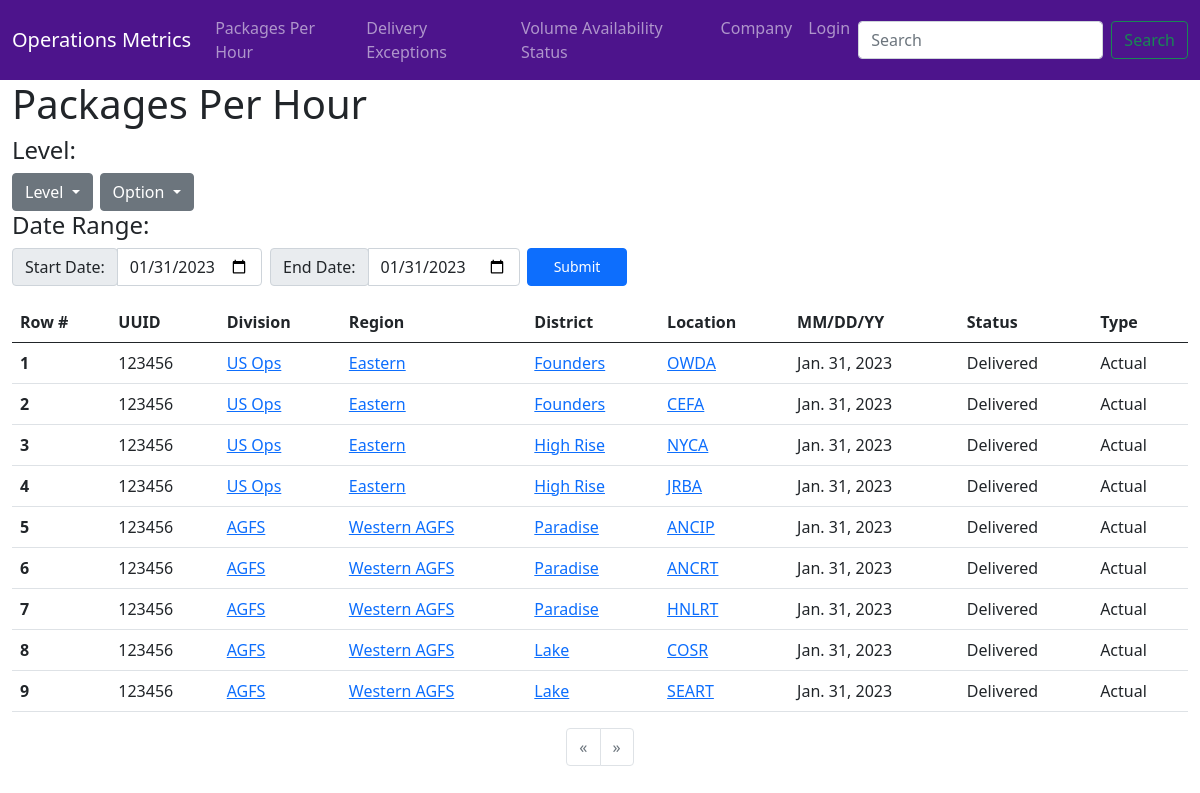
Page /packagesPerHour/ on the earlier database version.
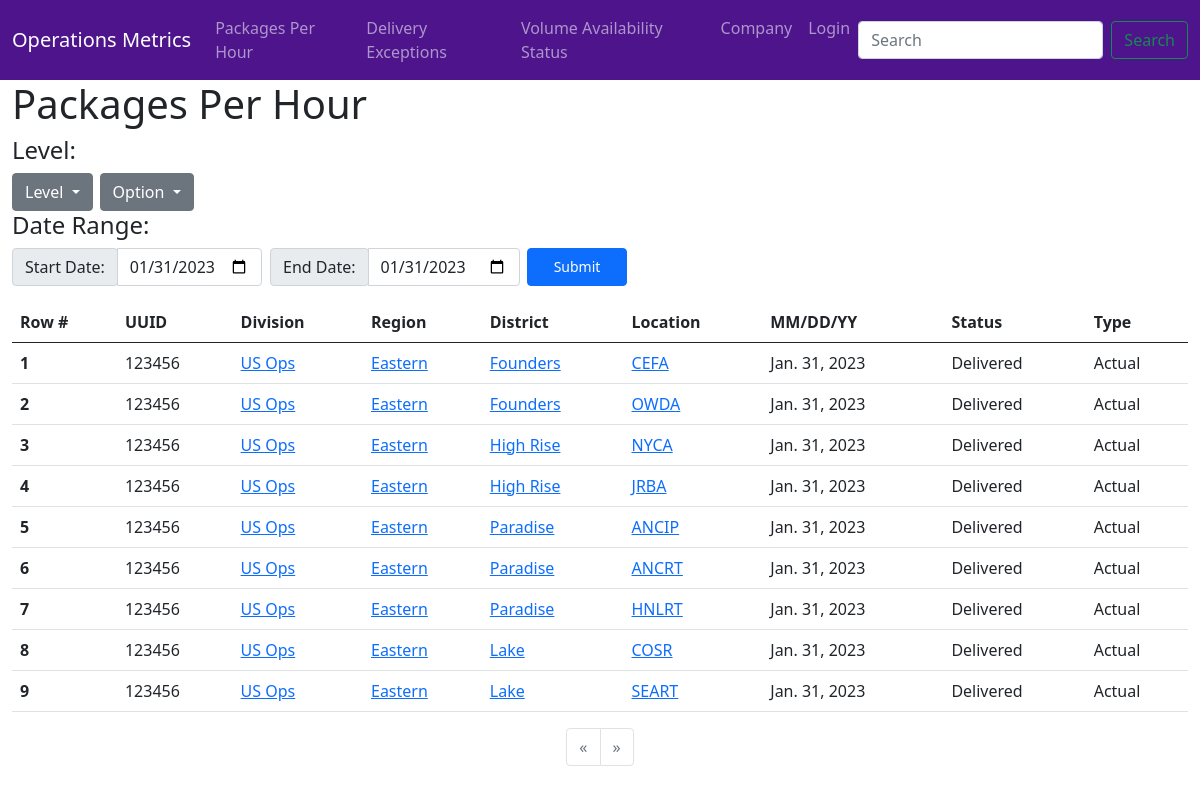
Same page on the later database version.
### opMetrics/models.py (models this page shows, shortened)
class packagesPerHour(models.Model):
    objects = models.Manager()
    """Model representing Packages Per Hour."""
    location = models.ForeignKey(Location, on_delete=models.CASCADE, null=True)
    pph = models.IntegerField('packagesPerHour', default=0, help_text='Enter the Number of Packages per Hour', null=True, blank=True)
    date = models.DateField('date', default=date.today, null=True, blank=True)
    class Meta:
        ordering = ['date']

class Location(models.Model):
    district = models.ForeignKey(District, on_delete=models.CASCADE, null=True)
    name = models.CharField(max_length=5, help_text='Enter the Location Name.')
    senior_Manager = models.CharField(max_length=25, help_text='Enter the Location Type.')
    Hub, Ramp, Station = 'Hub', 'Ramp', 'Station'
    typeChoices = [
        (Hub, 'Hub'), (Ramp, 'Ramp'), (Station, 'Station')
    ]
    type = models.CharField(
        max_length=10,
        choices=typeChoices,
        default=Hub,
    )
    Alabama       , Alaska        , Arizona        = 'AL', 'AK', 'AZ'
    Arkansas      , California    , Colorado       = 'AR', 'CA', 'CO'
    Connecticut   , Delaware      , Florida        = 'CT', 'DE', 'FL'
    Georgia       , Hawaii        , Idaho          = 'GA', 'HI', 'ID'
    Illinois      , Indiana       , Iowa           = 'IL', 'IN', 'IA'
    Kansas        , Kentucky      , Louisiana      = 'KS', 'KY', 'LA'
    Maine         , Maryland      , Massachusetts  = 'ME', 'MD', 'MA'
    Michigan      , Minnesota     , Mississippi    = 'MI', 'MN', 'MS'
    Missouri      , Montana       , Nebraska       = 'MO', 'MT', 'NE'
    Nevada        , New_Hampshire , New_Jersey     = 'NV', 'NH', 'NJ'
    New_Mexico    , New_York      , North_Carolina = 'NM', 'NY', 'NC'
    North_Dakota  , Ohio          , Oklahoma       = 'OR', 'PA', 'RI'
    Oregon        , Pennsylvania  , Rhode_Island   = 'OR', 'PA', 'RI'
    South_Carolina, South_Dakota  , Tennessee      = 'SC', 'SD', 'TN'
    Texas         , Utah          , Vermont        = 'TX', 'UT', 'VT'
    Virginia      , Washington    , West_Virginia  = 'VA', 'WA', 'WV'
    Wisconsin     , Wyoming                        = 'WI', 'WY'
    stateChoices = [
        (Alabama       , 'Alabama'       ), (Alaska       , 'Alaska'       ), (Arizona       , 'Arizona       '),
        (Arkansas      , 'Arkansas'      ), (California   , 'California'   ), (Colorado      , 'Colorado      '),
        (Connecticut   , 'Connecticut'   ), (Delaware     , 'Delaware'     ), (Florida       , 'Florida       '),
        (Georgia       , 'Georgia'       ), (Hawaii       , 'Hawaii'       ), (Idaho         , 'Idaho         '),
        (Illinois      , 'Illinois'      ), (Indiana      , 'Indiana'      ), (Iowa          , 'Iowa          '),
        (Kansas        , 'Kansas'        ), (Kentucky     , 'Kentucky'     ), (Louisiana     , 'Louisiana     '),
        (Maine         , 'Maine'         ), (Maryland     , 'Maryland'     ), (Massachusetts , 'Massachusetts '),
        (Michigan      , 'Michigan'      ), (Minnesota    , 'Minnesota'    ), (Mississippi   , 'Mississippi   '),
        (Missouri      , 'Missouri'      ), (Montana      , 'Montana'      ), (Nebraska      , 'Nebraska      '),
        (Nevada        , 'Nevada'        ), (New_Hampshire, 'New Hampshire'), (New_Jersey    , 'New Jersey    '),
        (New_Mexico    , 'New Mexico'    ), (New_York     , 'New York'     ), (North_Carolina, 'North Carolina'),
        (North_Dakota  , 'North Dakota'  ), (Ohio         , 'Ohio'         ), (Oklahoma      , 'Oklahoma      '),
        (Oregon        , 'Oregon'        ), (Pennsylvania , 'Pennsylvania' ), (Rhode_Island  , 'Rhode Island  '),
        (South_Carolina, 'South Carolina'), (South_Dakota , 'South Dakota' ), (Tennessee     , 'Tennessee     '),
        (Texas         , 'Texas'         ), (Utah         , 'Utah'         ), (Vermont       , 'Vermont       '),
        (Virginia      , 'Virginia'      ), (Washington   , 'Washington'   ), (West_Virginia , 'West Virginia '),
        (Wisconsin     , 'Wisconsin'     ), (Wyoming      , 'Wyoming'      )
    ]
    state = models.CharField(
        max_length=2,
        choices=stateChoices,
        default=Alabama
    )
    now = datetime.now()
    today = f"{now.strftime('%Y')}-{now.strftime('%m')}-{now.strftime('%d')}"
    def get_absolute_url(self):
        return reverse('location-detail', args=[str(self.id)])
    def __str__(self):
        return self.name

class District(models.Model):
    region = models.ForeignKey(Region, on_delete=models.CASCADE, null=True, default='')
    name = models.CharField(max_length=15, help_text='Enter District Name.')
    def get_absolute_url(self):
        return reverse('district-detail', args=[str(self.id)])
    def __str__(self):
        return self.name

class Region(models.Model):
    division = models.ForeignKey(Division, on_delete=models.CASCADE, null=True)
    name = models.CharField(max_length=15, help_text='Region Name', default='')
    def get_absolute_url(self):
        return reverse('region-detail', args=[str(self.id)])
    def __str__(self):
        return self.name

class Division(models.Model):
    company = models.ForeignKey(Company, on_delete=models.CASCADE, null=True)
    name = models.CharField(max_length=10, help_text='Division Name')
    def get_absolute_url(self):
        return reverse('division-detail', args=[str(self.id)])
    def __str__(self):
        return self.name

### opMetrics/views.py (the view)
# urls.py: path('packagesPerHour/', views.packagesperhour, name='packagesPerHour'),
def packagesperhour(request, level1='company', level2='all', sDatePPH=getToday(), eDatePPH=getToday()):
    if request.method == 'POST':
        sDate = request.POST.get("sDatePPH")
        eDate = request.POST.get("eDatePPH")
        sDatePPH = sDate
        eDatePPH = eDate
        level2Dict = getLevel2Dict(level1)
        level2List = list(level2Dict.keys())
        id = level2Dict.get(level2)
        dataRange = getOutputData(level1, id, sDatePPH, eDatePPH)
    else:
        sDatePPH = sDatePPH
        eDatePPH = eDatePPH
        level2Dict = getLevel2Dict(level1)
        level2List = list(level2Dict.keys())
        id = level2Dict.get(level2)
        dataRange = getOutputData(level1, id, sDatePPH, eDatePPH)
    testNum = request.POST.get("test")
    paginator = Paginator(dataRange, 50)
    page_number = request.GET.get('page')
    page_obj = paginator.get_page(page_number)
    def getRowNumber():
        try:
            rowNumber
        except:
            rowNumber = 0
        rowNumber = rowNumber + 1
        return rowNumber
    context = {
        'dataRange': dataRange,
        'sDatePPH': sDatePPH,
        'eDatePPH': eDatePPH,
        'level1': level1,
        'level2': level2,
        'level2List': level2List,
        'page_obj': page_obj,
        'rowNumber': getRowNumber(),
    }
    return render(request, 'opMetrics/packagesPerHour.html', context=context)

### opMetrics/models.py (called while the page is built, shortened)
def getLevel2Dict(levelInput):
    if levelInput == "company":
        returnDict = {}
    return returnDict

def getOutputData(levelType, id, startDate, endDate):
    if levelType == "company" or id == None:
        divisionList = Division.objects.all()
        idList = []
        for division in divisionList:
            idList.append(division.id)
        data = []
        for id in idList:
            data = list(chain(data, packagesPerHour.objects.filter(location__district__region__division__id=id, date__range=[startDate, endDate])))
    return data

### opMetrics/templates/opMetrics/packagesPerHour.html (shortened to what this page needs)
{% extends 'opMetrics/base.html' %}
{% block content %}
{% load static %}
<link href="{% static 'css/dropdowns.css' %}" rel="stylesheet" >
<div class="container-fluid">
  <div class="page-header">
  <h1>Packages Per Hour</h1>
  </div>
  <h4>Level:</h4>
  <div class="btn-group gap-2">
    <button type="button" class="btn btn-secondary dropdown-toggle rounded" data-bs-toggle="dropdown" aria-expanded="false">
      Level
    </button>
    <button type="button" class="btn btn-secondary dropdown-toggle rounded" data-bs-toggle="dropdown" aria-expanded="false">
      Option
    </button>
  </div>
  <h4>Date Range:</h4>
  <form class="btn-group gap-2" role="search" action="/packagesPerHour/{{ level1 }}/{{ level2 }}/{{ sDatePPH }}/{{ eDatePPH }}/" method="post">
    <div class="input-group input-group mb-3" style="width: 250px;">
      <div class="input-group-prepend">
        <span class="input-group-text text-center" id="eDatePPHLabel">Start Date:</span>
      </div>
      <input class="form-control" name="sDatePPH" type="date" value="{{ sDatePPH }}" placeholder="{{ sDatePPH }}">
    </div>
    <div class="input-group input-group mb-3" style="width: 250px;">
      <div class="input-group-prepend">
        <span class="input-group-text" id="eDatePPHLabel">End Date:</span>
      </div>
      <input class="form-control" name="eDatePPH" type="date" value="{{ eDatePPH }}" placeholder="{{ eDatePPH }}">
    </div>
    <button class="btn btn-primary rounded btn-sm mb-3" style="width: 100px;" type="submit">Submit</button>
  </form>
  <table class="table table-hover">
    <thead>
      <tr>
        <th scope="col">Row #</th>
        <th scope="col">UUID</th>
        <th scope="col">Division</th>
        <th scope="col">Region</th>
        <th scope="col">District</th>
        <th scope="col">Location</th>
        <th scope="col">MM/DD/YY</th>
        <th scope="col">Status</th>
        <th scope="col">Type</th>
      </tr>
    </thead>
    <tbody>
      {% if dataRange %}
        {% for pph in page_obj %}
        <tr>
          <th name="{{ test }}" scope="row"><script>document.write(startCount); startCount = startCount + 1;</script></th>
          <td>123456</td>
          <td><a href="{{ pph.location.district.region.division.get_absolute_url }}">{{ pph.location.district.region.division }}</a></td>
          <td><a href="{{ pph.location.district.region.get_absolute_url }}">{{ pph.location.district.region }}</a></td>
          <td><a href="{{ pph.location.district.get_absolute_url }}">{{ pph.location.district }}</a></td>
          <td><a href="{{ pph.location.get_absolute_url }}">{{ pph.location }}</a></td>
          <td>{{ pph.date }}</td>
          <td>Delivered</td>
          <td>Actual</td>
        </tr>
        {% endfor %}
      {% else %}
        <p>There are no statistics in the database.</p>
      {% endif %}
    </tbody>
  </table>
  <nav aria-label="Page navigation example">
    <ul class="pagination justify-content-center">
      {% if page_obj.has_previous %}
      <li class="page-item">
        <a class="page-link" href="/packagesPerHour/{{ level1 }}/{{ level2 }}/{{ sDatePPH }}/{{ eDatePPH }}/?page={{ page_obj.previous_page_number }}">&laquo;</a>
      </li>
      {% else %}
      <li class="page-item disabled">
        <a class="page-link">&laquo;</a>
      </li>
      {% endif %}
      {% if page_obj.has_next %}
      <li class="page-item">
        <a class="page-link" href="/packagesPerHour/{{ level1 }}/{{ level2 }}/{{ sDatePPH }}/{{ eDatePPH }}/?page={{ page_obj.next_page_number }}">&raquo;</a>
      </li>
      {% else %}
      <li class="page-item disabled">
        <a class="page-link">&raquo;</a>
      </li>
      {% endif %}
    </ul>
  </nav>
</div>
{% endblock %}

Differences in the rows shown:
changed packagesPerHour: location "OWDA" → "CEFA"
changed packagesPerHour: location "CEFA" → "OWDA"
changed packagesPerHour "ANCIP": location.district.region.division "AGFS" → "US Ops"; location.district.region "Western AGFS" → "Eastern"
changed packagesPerHour "ANCRT": location.district.region.division "AGFS" → "US Ops"; location.district.region "Western AGFS" → "Eastern"
changed packagesPerHour "HNLRT": location.district.region.division "AGFS" → "US Ops"; location.district.region "Western AGFS" → "Eastern"
changed packagesPerHour "COSR": location.district.region.division "AGFS" → "US Ops"; location.district.region "Western AGFS" → "Eastern"
changed packagesPerHour "SEART": location.district.region.division "AGFS" → "US Ops"; location.district.region "Western AGFS" → "Eastern"
